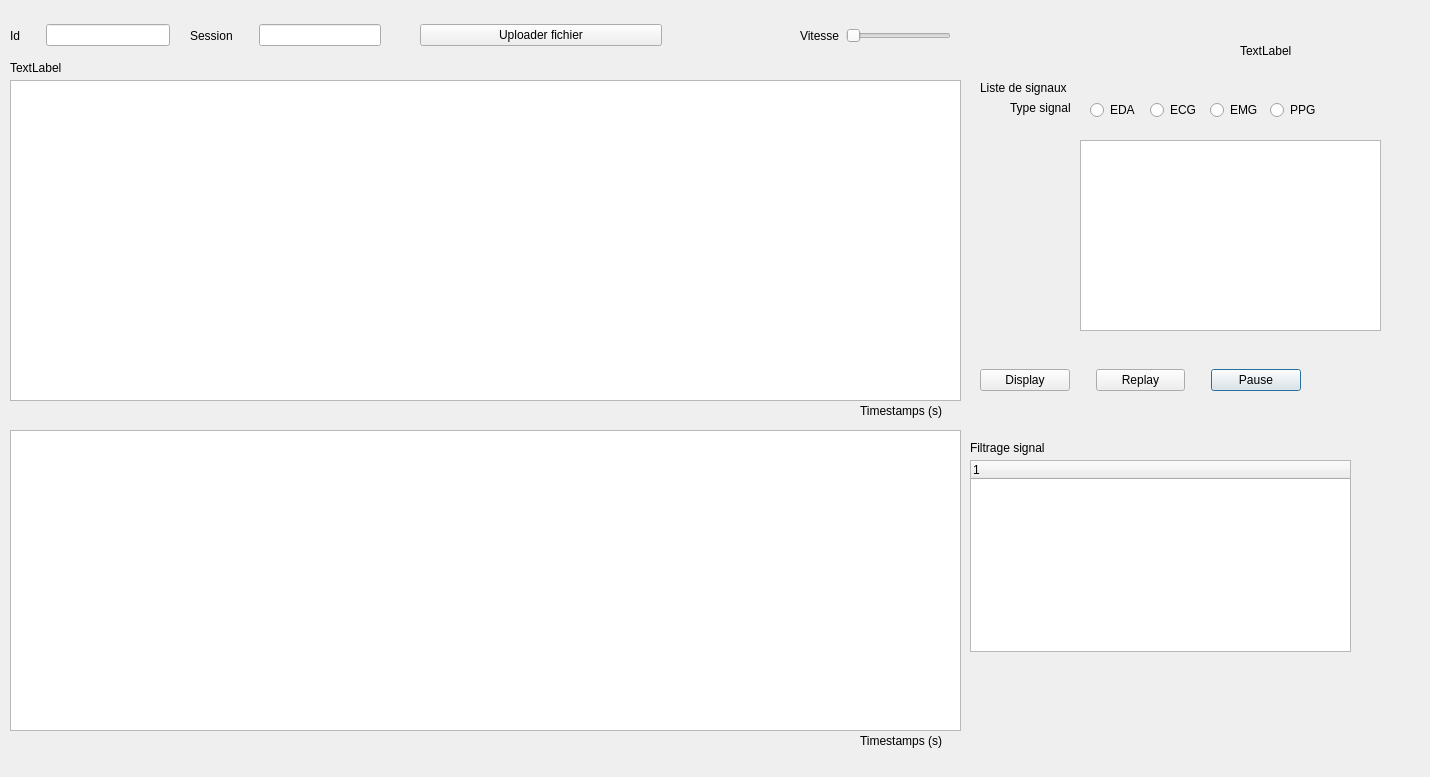
<?xml version="1.0" encoding="UTF-8"?>
<ui version="4.0">
 <class>Dialog</class>
 <widget class="QDialog" name="Dialog">
  <property name="geometry">
   <rect>
    <x>0</x>
    <y>0</y>
    <width>1430</width>
    <height>777</height>
   </rect>
  </property>
  <property name="windowTitle">
   <string>Dialog</string>
  </property>
  <widget class="QWidget" name="widget" native="true">
   <property name="geometry">
    <rect>
     <x>0</x>
     <y>0</y>
     <width>1431</width>
     <height>1011</height>
    </rect>
   </property>
   <property name="autoFillBackground">
    <bool>false</bool>
   </property>
   <property name="styleSheet">
    <string notr="true"/>
   </property>
   <widget class="QLabel" name="label">
    <property name="geometry">
     <rect>
      <x>1010</x>
      <y>100</y>
      <width>71</width>
      <height>16</height>
     </rect>
    </property>
    <property name="text">
     <string>Type signal</string>
    </property>
   </widget>
   <widget class="PlotWidget" name="ui_signal">
    <property name="geometry">
     <rect>
      <x>10</x>
      <y>80</y>
      <width>951</width>
      <height>321</height>
     </rect>
    </property>
   </widget>
   <widget class="QRadioButton" name="rbt_ecg">
    <property name="geometry">
     <rect>
      <x>1150</x>
      <y>100</y>
      <width>95</width>
      <height>20</height>
     </rect>
    </property>
    <property name="text">
     <string>ECG</string>
    </property>
   </widget>
   <widget class="QRadioButton" name="rbt_eda">
    <property name="geometry">
     <rect>
      <x>1090</x>
      <y>100</y>
      <width>95</width>
      <height>20</height>
     </rect>
    </property>
    <property name="text">
     <string>EDA</string>
    </property>
   </widget>
   <widget class="QRadioButton" name="rbt_emg">
    <property name="geometry">
     <rect>
      <x>1210</x>
      <y>100</y>
      <width>95</width>
      <height>20</height>
     </rect>
    </property>
    <property name="text">
     <string>EMG</string>
    </property>
   </widget>
   <widget class="QLabel" name="lb_isFile">
    <property name="geometry">
     <rect>
      <x>1240</x>
      <y>30</y>
      <width>81</width>
      <height>41</height>
     </rect>
    </property>
    <property name="text">
     <string>TextLabel</string>
    </property>
   </widget>
   <widget class="QListWidget" name="lst_vars_widget">
    <property name="geometry">
     <rect>
      <x>1080</x>
      <y>140</y>
      <width>301</width>
      <height>191</height>
     </rect>
    </property>
   </widget>
   <widget class="QLabel" name="label_4">
    <property name="geometry">
     <rect>
      <x>980</x>
      <y>80</y>
      <width>111</width>
      <height>16</height>
     </rect>
    </property>
    <property name="text">
     <string>Liste de signaux</string>
    </property>
   </widget>
   <widget class="QLabel" name="label_5">
    <property name="geometry">
     <rect>
      <x>970</x>
      <y>440</y>
      <width>111</width>
      <height>16</height>
     </rect>
    </property>
    <property name="text">
     <string>Filtrage signal</string>
    </property>
   </widget>
   <widget class="PlotWidget" name="ui_signal_2">
    <property name="geometry">
     <rect>
      <x>10</x>
      <y>430</y>
      <width>951</width>
      <height>301</height>
     </rect>
    </property>
   </widget>
   <widget class="QTreeWidget" name="treeWidgetFilters">
    <property name="geometry">
     <rect>
      <x>970</x>
      <y>460</y>
      <width>381</width>
      <height>192</height>
     </rect>
    </property>
    <column>
     <property name="text">
      <string notr="true">1</string>
     </property>
    </column>
   </widget>
   <widget class="QRadioButton" name="rbt_ppg">
    <property name="geometry">
     <rect>
      <x>1270</x>
      <y>100</y>
      <width>95</width>
      <height>20</height>
     </rect>
    </property>
    <property name="text">
     <string>PPG</string>
    </property>
   </widget>
   <widget class="QWidget" name="gridLayoutWidget_2">
    <property name="geometry">
     <rect>
      <x>980</x>
      <y>340</y>
      <width>321</width>
      <height>80</height>
     </rect>
    </property>
    <layout class="QGridLayout" name="gridLayout_2">
     <item row="0" column="4">
      <widget class="QPushButton" name="btn_pause_plot">
       <property name="text">
        <string>Pause</string>
       </property>
      </widget>
     </item>
     <item row="0" column="3">
      <spacer name="verticalSpacer">
       <property name="orientation">
        <enum>Qt::Vertical</enum>
       </property>
       <property name="sizeHint" stdset="0">
        <size>
         <width>20</width>
         <height>40</height>
        </size>
       </property>
      </spacer>
     </item>
     <item row="0" column="2">
      <widget class="QPushButton" name="btn_replay_plot">
       <property name="text">
        <string>Replay</string>
       </property>
      </widget>
     </item>
     <item row="0" column="0">
      <widget class="QPushButton" name="btn_search_data">
       <property name="text">
        <string>Display</string>
       </property>
      </widget>
     </item>
     <item row="0" column="1">
      <spacer name="verticalSpacer_5">
       <property name="orientation">
        <enum>Qt::Vertical</enum>
       </property>
       <property name="sizeHint" stdset="0">
        <size>
         <width>20</width>
         <height>40</height>
        </size>
       </property>
      </spacer>
     </item>
    </layout>
   </widget>
   <widget class="QWidget" name="gridLayoutWidget_3">
    <property name="geometry">
     <rect>
      <x>10</x>
      <y>10</y>
      <width>160</width>
      <height>51</height>
     </rect>
    </property>
    <layout class="QGridLayout" name="gridLayout_3">
     <item row="0" column="1">
      <spacer name="verticalSpacer_2">
       <property name="orientation">
        <enum>Qt::Vertical</enum>
       </property>
       <property name="sizeHint" stdset="0">
        <size>
         <width>20</width>
         <height>40</height>
        </size>
       </property>
      </spacer>
     </item>
     <item row="0" column="0">
      <widget class="QLabel" name="label_2">
       <property name="text">
        <string>Id</string>
       </property>
      </widget>
     </item>
     <item row="0" column="2">
      <widget class="QLineEdit" name="edt_ln_id"/>
     </item>
    </layout>
   </widget>
   <widget class="QWidget" name="gridLayoutWidget_4">
    <property name="geometry">
     <rect>
      <x>190</x>
      <y>10</y>
      <width>191</width>
      <height>51</height>
     </rect>
    </property>
    <layout class="QGridLayout" name="gridLayout_4">
     <item row="0" column="0">
      <widget class="QLabel" name="label_3">
       <property name="text">
        <string>Session</string>
       </property>
      </widget>
     </item>
     <item row="0" column="1">
      <spacer name="verticalSpacer_3">
       <property name="orientation">
        <enum>Qt::Vertical</enum>
       </property>
       <property name="sizeHint" stdset="0">
        <size>
         <width>20</width>
         <height>40</height>
        </size>
       </property>
      </spacer>
     </item>
     <item row="0" column="2">
      <widget class="QLineEdit" name="edt_ln_ss"/>
     </item>
    </layout>
   </widget>
   <widget class="QWidget" name="gridLayoutWidget_5">
    <property name="geometry">
     <rect>
      <x>400</x>
      <y>10</y>
      <width>262</width>
      <height>51</height>
     </rect>
    </property>
    <layout class="QGridLayout" name="gridLayout_5">
     <item row="0" column="2">
      <spacer name="verticalSpacer_4">
       <property name="orientation">
        <enum>Qt::Vertical</enum>
       </property>
       <property name="sizeHint" stdset="0">
        <size>
         <width>20</width>
         <height>40</height>
        </size>
       </property>
      </spacer>
     </item>
     <item row="0" column="3">
      <widget class="QPushButton" name="btn_recover_file">
       <property name="text">
        <string>Uploader fichier</string>
       </property>
      </widget>
     </item>
    </layout>
   </widget>
   <widget class="QWidget" name="gridLayoutWidget_11">
    <property name="geometry">
     <rect>
      <x>800</x>
      <y>10</y>
      <width>151</width>
      <height>51</height>
     </rect>
    </property>
    <layout class="QGridLayout" name="gridLayout_12">
     <item row="0" column="1">
      <widget class="QLabel" name="label_13">
       <property name="text">
        <string>Vitesse</string>
       </property>
      </widget>
     </item>
     <item row="0" column="2">
      <widget class="QSlider" name="horizontalSlider">
       <property name="orientation">
        <enum>Qt::Horizontal</enum>
       </property>
      </widget>
     </item>
    </layout>
   </widget>
   <widget class="QLabel" name="label_ord_principal">
    <property name="geometry">
     <rect>
      <x>10</x>
      <y>60</y>
      <width>151</width>
      <height>16</height>
     </rect>
    </property>
    <property name="text">
     <string>TextLabel</string>
    </property>
   </widget>
   <widget class="QLabel" name="label_ab_principal">
    <property name="geometry">
     <rect>
      <x>860</x>
      <y>400</y>
      <width>101</width>
      <height>21</height>
     </rect>
    </property>
    <property name="text">
     <string>Timestamps (s)</string>
    </property>
   </widget>
   <widget class="QLabel" name="label_ab_ordonnee">
    <property name="geometry">
     <rect>
      <x>860</x>
      <y>730</y>
      <width>101</width>
      <height>21</height>
     </rect>
    </property>
    <property name="text">
     <string>Timestamps (s)</string>
    </property>
   </widget>
  </widget>
 </widget>
 <customwidgets>
  <customwidget>
   <class>PlotWidget</class>
   <extends>QGraphicsView</extends>
   <header>pyqtgraph</header>
  </customwidget>
 </customwidgets>
 <resources/>
 <connections/>
</ui>
